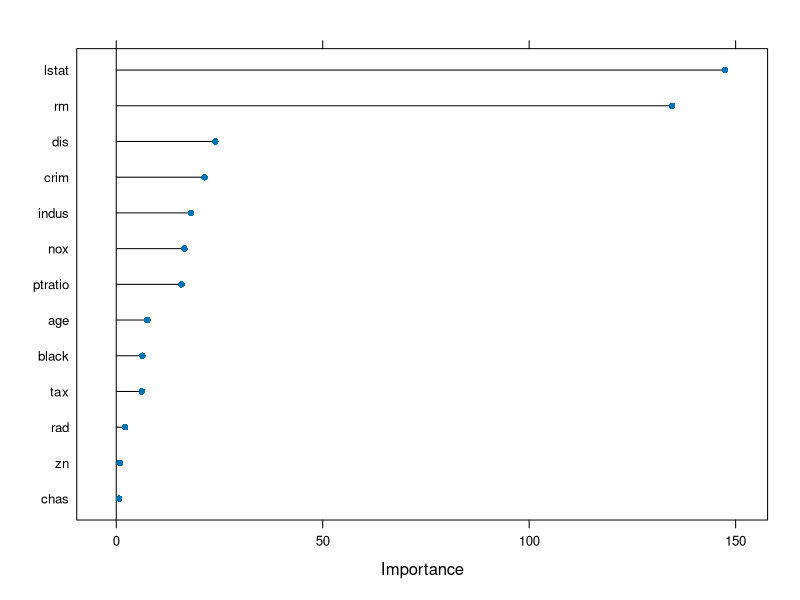

Reproduce this figure in R.
install.packages(c("caret", "randomForest", "ggplot2"))
library(caret)
library(randomForest)
library(ggplot2)

# Load dataset
set.seed(123)
data <- MASS::Boston  # Load the Boston dataset from MASS package

# Check for missing values
sum(is.na(data))

# Split into training and testing
trainIndex <- createDataPartition(data$medv, p = 0.8, list = FALSE)
trainData <- data[trainIndex, ]
testData <- data[-trainIndex, ]

# Feature Scaling and Normalization
preProc <- preProcess(trainData, method = c("center", "scale"))
trainData <- predict(preProc, trainData)
testData <- predict(preProc, testData)

# Train Random Forest model
set.seed(123)
rf_model <- train(medv ~ ., data = trainData, method = "rf",
                  trControl = trainControl(method = "cv", number = 10),
                  tuneLength = 5)

# Print best tuning parameters
print(rf_model$bestTune)

# Make predictions
testPred <- predict(rf_model, testData)

# Evaluate Model Performance
rmse <- sqrt(mean((testPred - testData$medv)^2))
rsq <- cor(testPred, testData$medv)^2

cat("Root Mean Squared Error:", rmse, "\n")
cat("R-squared:", rsq, "\n")

# Feature Importance
importance <- varImp(rf_model, scale = FALSE)
print(importance)

# Plot Feature Importance
plot(importance)